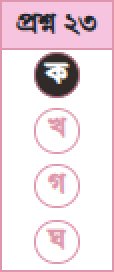
#> input picture answer_columns/question_23.png, 57 x 136 px, found by its file name (shown 2 times larger)
$ python main-v-13-check-single-ans.py
#> lines starting #> are read from the running program, lines starting #| are printed output that depends on the picture; after the words box and inside, x2 and y2 are one past the last pixel; in counts of white or black regions, pixels touching at a corner belong together
import cv2
import numpy as np
from PIL import Image, ImageDraw, ImageFont # Using PIL for easier text drawing and display

def detect_filled_circles(image_path):
    """
    Detects filled circles in an image, useful for OMR sheet processing.
    Assigns option numbers (1, 2, 3, 4...) based on vertical position.

    Args:
        image_path (str): The path to the input image.

    Returns:
        tuple: A tuple containing:
            - PIL.Image.Image: The image with detected circles and status drawn on it.
            - list: A list of integers representing the numbers of the selected options.
    """
#> called with image_path = 'answer_columns/question_23.png'
    try:
        # Load the image using OpenCV
        img_cv = cv2.imread(image_path)
#> img_cv is the input picture: shape (136, 57, 3); mean B, G, R 228.2, 222.1, 237.3
        if img_cv is None:
            raise FileNotFoundError(f"Image not found at {image_path}")

        # Convert to grayscale
        gray = cv2.cvtColor(img_cv, cv2.COLOR_BGR2GRAY)
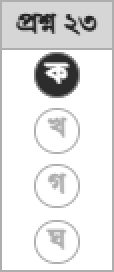
#> gray: shape (136, 57) (shown 2 times larger); min 36, max 255, mean 227.3

        # Apply adaptive thresholding. This helps in separating the circles
        # and filled areas more clearly, especially with varying lighting.
        # ADAPTIVE_THRESH_GAUSSIAN_C uses a weighted mean of the neighborhood.
        # THRESH_BINARY_INV means pixels brighter than the threshold become black (0),
        # and darker pixels become white (255). This is good for dark marks on light paper.
        thresh = cv2.adaptiveThreshold(gray, 255, cv2.ADAPTIVE_THRESH_GAUSSIAN_C,
                                       cv2.THRESH_BINARY_INV, 11, 2)
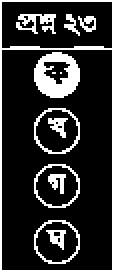
#> thresh: shape (136, 57) (shown 2 times larger); 18.4% white in thin lines or dots

        # Find contours in the thresholded image.
        # RETR_EXTERNAL retrieves only the extreme outer contours.
        # CHAIN_APPROX_SIMPLE compresses horizontal, vertical, and diagonal segments
        # and leaves only their end points.
        contours, _ = cv2.findContours(thresh.copy(), cv2.RETR_EXTERNAL,
                                       cv2.CHAIN_APPROX_SIMPLE)
#> contours = [[[0, 0], [0, 135], [56, 135], [56, 0]]]

        # Prepare a copy of the original image to draw on using PIL for better text handling
        img_pil = Image.fromarray(cv2.cvtColor(img_cv, cv2.COLOR_BGR2RGB))
        draw = ImageDraw.Draw(img_pil)

        # Define font for drawing text (you might need to adjust the path or use a system font)
        # For simplicity, we'll try a common font, or default to generic if not found.
        try:
            # A common font path on Linux systems; adjust for Windows/macOS if needed
            font = ImageFont.truetype("arial.ttf", 20)
        except IOError:
            print("Could not load 'arial.ttf', using default PIL font.")
            font = ImageFont.load_default()

        min_circle_area = 200 # Adjust this based on your image and circle size
        max_circle_area = 2000 # Adjust this based on your image and circle size
        min_circularity = 0.5 # A value close to 1 indicates a perfect circle

        # Store potential options along with their y-coordinates to sort them later
        potential_options = []

        # Loop over the found contours
        for i, c in enumerate(contours):
            # Approximate the contour to a polygon
            peri = cv2.arcLength(c, True)
            approx = cv2.approxPolyDP(c, 0.04 * peri, True)

            # Check if the contour has a reasonable number of vertices for a circle
            # (usually 8 or more for a good approximation of a circle)
            # And if its area is within expected bounds
            area = cv2.contourArea(c)

            if len(approx) > 5 and area > min_circle_area and area < max_circle_area:
                # Get bounding circle for the contour
                (x, y), radius = cv2.minEnclosingCircle(c)
                center = (int(x), int(y))
                radius = int(radius)

                # Calculate circularity: 4*pi*Area / Perimeter^2
                # A perfect circle has a circularity of 1.
                if peri > 0:
                    circularity = (4 * np.pi * area) / (peri ** 2)
                else:
                    circularity = 0

                if circularity > min_circularity:
                    # Draw the bounding circle on the OpenCV image for visual debugging (optional)
                    # cv2.circle(img_cv, center, radius, (0, 255, 0), 2)

                    # Determine if the circle is filled
                    # Create a mask for the current circle
                    mask = np.zeros(gray.shape, dtype=np.uint8)
                    cv2.circle(mask, center, radius - 2, (255), -1) # Fill inner part of circle

                    # Calculate the mean intensity of the original grayscale image within the mask
                    # A lower mean intensity (closer to 0 for black) indicates it's filled.
                    mean_intensity = cv2.mean(gray, mask=mask)[0]

                    is_filled = False
                    # Adjust this threshold based on how dark a filled circle is compared to empty
                    # For a dark mark on a light background, a lower intensity means filled.
                    if mean_intensity < 150: # Example threshold: adjust as needed
                        is_filled = True

                    potential_options.append({
                        'center': center,
                        'radius': radius,
                        'is_filled': is_filled,
                        'mean_intensity': mean_intensity # For debugging/tuning
                    })
#> this loop made 1 pass
#> (peri, approx, area) on pass 1: (382, [[0, 0], [0, 135], [56, 135], [56, 0]], 7560)
#> after the loop, potential_options = []

        # Sort potential options by their y-coordinate (vertical position)
        potential_options.sort(key=lambda opt: opt['center'][1])

        selected_option_numbers = []

        # Assign option numbers and draw results
        for option_num, opt in enumerate(potential_options, 1):
            x, y = opt['center']
            radius = opt['radius']
            is_filled = opt['is_filled']

            status_text = f"Option {option_num}: "
            if is_filled:
                draw_color = (0, 255, 0) # Green for filled
                status_text += "Selected"
                selected_option_numbers.append(option_num)
            else:
                draw_color = (255, 0, 0) # Red for empty
                status_text += "Not Selected"

            # Draw circle outline on the PIL image
            draw.ellipse((x - radius, y - radius, x + radius, y + radius),
                         outline=draw_color, width=2)
            # Draw text on the PIL image
            draw.text((x + radius + 5, y), status_text, fill=draw_color, font=font)
#> this loop made 0 passes
#> after the loop, selected_option_numbers = []


        print(f"Detected {len(selected_option_numbers)} selected options: {selected_option_numbers}")
#| Detected 0 selected options: []
        # for i, option_center in enumerate(detected_options): # Old print statement
        #    print(f"Selected Option {i+1} at coordinates: {option_center}")

        return img_pil, selected_option_numbers

    except Exception as e:
        print(f"An error occurred: {e}")
        return None, []

if __name__ == '__main__':
    # You will need to replace 'omr_single.png' with the actual path to your OMR image
    # For testing, save the image provided in the prompt as 'omr_single.png' in the
    # same directory as this script.
    image_path = 'answer_columns/question_23.png' # Replace with your image file name

    processed_image, selected_numbers = detect_filled_circles(image_path)
#> selected_numbers = []

    if processed_image:
        # Save the processed image to a file
        output_path = 'omr_processed.png'
        processed_image.save(output_path)
        print(f"Processed image saved to {output_path}")
        print(f"Selected option numbers: {selected_numbers}")
#| Selected option numbers: []

        # If running in an environment that supports displaying images directly,
        # you can use processed_image.show() (requires an image viewer installed).
        # processed_image.show()

$ run again, with omr_single.png copied over answer_columns/question_23.png
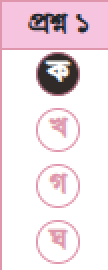
#> input picture omr_single.png, 54 x 135 px, found by its file name (shown 2 times larger)
#> in detect_filled_circles, img_cv is the input picture: shape (135, 54, 3); mean B, G, R 231.2, 225.3, 239.4
#> in detect_filled_circles, `thresh = cv2.adaptiveThreshold(gray, 255, cv2.ADAPTIVE_THRESH_GAUSSIAN..`:
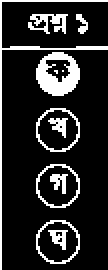
#> thresh: shape (135, 54) (shown 2 times larger); 15.6% white in thin lines or dots
#> contours = 7 contours, 1 with area under 20; largest, box (x1, y1, x2, y2) and area: (18, 110, 40, 132) 361, (18, 82, 40, 104) 361, (18, 54, 40, 76) 361, (18, 26, 40, 48) 345, (14, 7, 34, 17) 62, (0, 0, 54, 135) 32
#> the loop in detect_filled_circles, `for i, c in enumerate(contours):` made 7 passes
#> (peri, area, y, radius, center, circularity, mean_intensity, is_filled) on passes 1 to 4: (69.94, 361, 120.5, 11, (28, 120), 0.927, 237.8, False), (69.94, 361, 92.5, 11, (28, 92), 0.927, 239.2, False), (69.94, 361, 64.5, 11, (28, 64), 0.927, 239, False), (69.94, 345, 36.5, 10, (28, 36), 0.886, 124.9, True)
#> after the loop in detect_filled_circles, `for i, c in enumerate(contours):`: potential_options = 4 items
#> the loop in detect_filled_circles, `for option_num, opt in enumerate(potential_options, 1):` made 4 passes
#> (y, radius, is_filled, status_text, draw_color) on passes 1 to 4: (36, 10, True, 'Option 1: Selected', (0, 255, 0)), (64, 11, False, 'Option 2: Not Selected', (255, 0, 0)), (92, 11, False, 'Option 3: Not Selected', (255, 0, 0)), (120, 11, False, 'Option 4: Not Selected', (255, 0, 0))
#> after the loop in detect_filled_circles, `for option_num, opt in enumerate(potential_options, 1):`: selected_option_numbers = [1]
#| Detected 1 selected options: [1]
#> `processed_image, selected_numbers = detect_filled_circles(image_path)`:
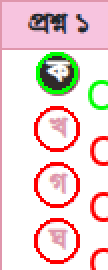
#> processed_image: PIL image 54x135 RGB (shown 2 times larger); mean R, G, B 236.8, 213.8, 212.9
#| Selected option numbers: [1]

$ run again, with answer_columns/question_1.png copied over answer_columns/question_23.png
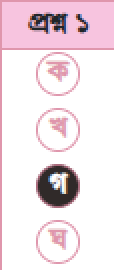
#> input picture answer_columns/question_1.png, 57 x 135 px, found by its file name (shown 2 times larger)
#> in detect_filled_circles, img_cv is the input picture: shape (135, 57, 3); mean B, G, R 231.4, 225.5, 239.6
#> in detect_filled_circles, `thresh = cv2.adaptiveThreshold(gray, 255, cv2.ADAPTIVE_THRESH_GAUSSIAN..`:
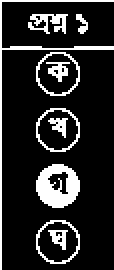
#> thresh: shape (135, 57) (shown 2 times larger); 15.3% white; 10 white regions
#> contours = 7 contours, 1 with area under 20; largest, box (x1, y1, x2, y2) and area: (18, 110, 40, 132) 361, (18, 54, 40, 76) 361, (18, 26, 40, 48) 361, (18, 82, 40, 104) 345, (14, 7, 34, 17) 62, (0, 0, 57, 135) 37
#> the loop in detect_filled_circles, `for i, c in enumerate(contours):` made 7 passes
#> (peri, area, y, radius, center, circularity, mean_intensity, is_filled) on passes 1 to 4: (69.94, 361, 120.5, 11, (28, 120), 0.927, 237.8, False), (69.94, 345, 92.5, 10, (28, 92), 0.886, 105.9, True), (69.94, 361, 64.5, 11, (28, 64), 0.927, 239, False), (69.94, 361, 36.5, 11, (28, 36), 0.927, 233.9, False)
#> after the loop in detect_filled_circles, `for i, c in enumerate(contours):`: potential_options = 4 items
#> the loop in detect_filled_circles, `for option_num, opt in enumerate(potential_options, 1):` made 4 passes
#> (y, radius, is_filled, status_text, draw_color) on passes 1 to 4: (36, 11, False, 'Option 1: Not Selected', (255, 0, 0)), (64, 11, False, 'Option 2: Not Selected', (255, 0, 0)), (92, 10, True, 'Option 3: Selected', (0, 255, 0)), (120, 11, False, 'Option 4: Not Selected', (255, 0, 0))
#> after the loop in detect_filled_circles, `for option_num, opt in enumerate(potential_options, 1):`: selected_option_numbers = [3]
#| Detected 1 selected options: [3]
#> `processed_image, selected_numbers = detect_filled_circles(image_path)`:
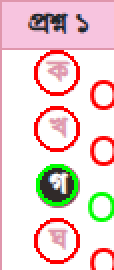
#> processed_image: PIL image 57x135 RGB (shown 2 times larger); mean R, G, B 236.3, 212.9, 211.6
#| Selected option numbers: [3]

$ run again, with answer_columns/question_10.png copied over answer_columns/question_23.png
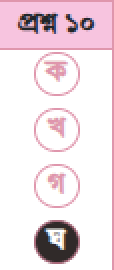
#> input picture answer_columns/question_10.png, 57 x 135 px, found by its file name (shown 2 times larger)
#> in detect_filled_circles, img_cv is the input picture: shape (135, 57, 3); mean B, G, R 230.3, 224.5, 238.4
#> in detect_filled_circles, `thresh = cv2.adaptiveThreshold(gray, 255, cv2.ADAPTIVE_THRESH_GAUSSIAN..`:
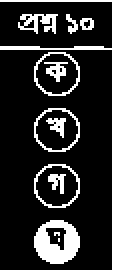
#> thresh: shape (135, 57) (shown 2 times larger); 15.9% white; 13 white regions (2 under 20 px)
#> contours = 8 contours, 1 with area under 20; largest, box (x1, y1, x2, y2) and area: (17, 82, 40, 104) 382, (17, 54, 40, 76) 382, (17, 26, 40, 48) 382, (17, 110, 40, 132) 366, (9, 7, 29, 17) 79, (0, 0, 57, 135) 36, (40, 9, 47, 15) 27
#> the loop in detect_filled_circles, `for i, c in enumerate(contours):` made 8 passes
#> (peri, area, y, center, circularity, mean_intensity, is_filled) on passes 1 to 4: (71.94, 366, 120.5, (28, 120), 0.889, 95.86, True), (71.94, 382, 92.5, (28, 92), 0.928, 239.3, False), (71.94, 382, 64.5, (28, 64), 0.928, 239.1, False), (71.94, 382, 36.5, (28, 36), 0.928, 234, False)
#> after the loop in detect_filled_circles, `for i, c in enumerate(contours):`: potential_options = 4 items
#> the loop in detect_filled_circles, `for option_num, opt in enumerate(potential_options, 1):` made 4 passes
#> (y, is_filled, status_text, draw_color) on passes 1 to 4: (36, False, 'Option 1: Not Selected', (255, 0, 0)), (64, False, 'Option 2: Not Selected', (255, 0, 0)), (92, False, 'Option 3: Not Selected', (255, 0, 0)), (120, True, 'Option 4: Selected', (0, 255, 0))
#> after the loop in detect_filled_circles, `for option_num, opt in enumerate(potential_options, 1):`: selected_option_numbers = [4]
#| Detected 1 selected options: [4]
#> `processed_image, selected_numbers = detect_filled_circles(image_path)`:
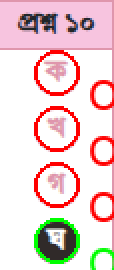
#> processed_image: PIL image 57x135 RGB (shown 2 times larger); mean R, G, B 235.6, 211, 210.6
#| Selected option numbers: [4]
